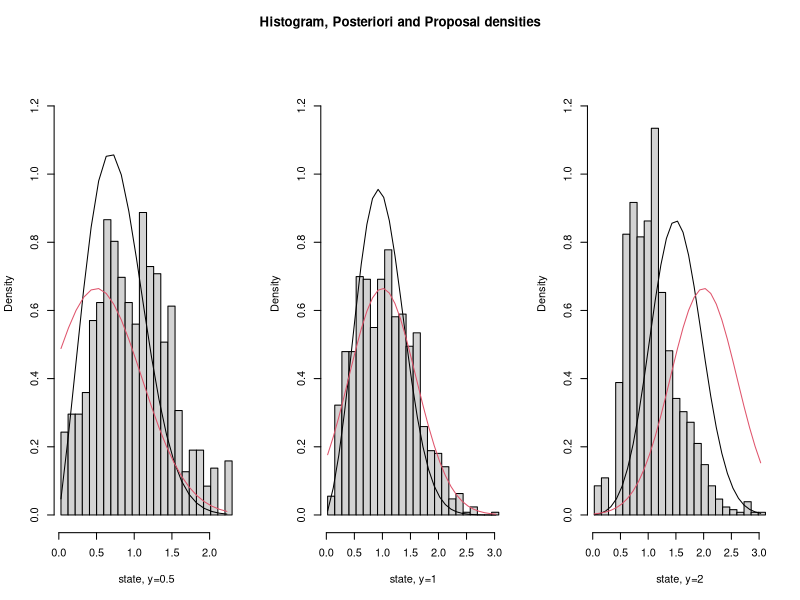

Source code (R):
# Imported from Assignment
dposterior <- function(x, y, scale = 1.2, sd = .6) {
  # x: evaluation points of the density
  # y: observation Y=y (length 1),
  # scale: scale parameter of Weibull prior (shape=2 fixed)
  # sd: standard deviation of Gaussian error (mean=0 fixed) 
  a <- 1/2*1/sd^2
  c <- 1/scale^2
  erf <- function(x) 2*pnorm(x*sqrt(2)) - 1
  k <- ifelse(x >= 0, x * exp( -a * (x-y)^2 - c*x^2 ), 0) 
  n <- exp(-a*(y^2))*(sqrt(pi)*a*y*exp(a^2*y^2/(a+c))*(erf(a*y/sqrt(a+c))+1)+sqrt(a+c))/(2*(a+c)^(3/2))
  return(k/n)
}

MetropolisHasting <- function(N, y){
  MC <- rep(0, N+1)
  acc <- rep(0, N)
  MC[1] <- y
  for (n in 1:N) {
    X <- rnorm(1, mean=y, sd=0.6)
    acc[n] <- min(1, dweibull(X, shape=2, scale=1.2)/dweibull(MC[n], shape=2, scale=1.2)*dnorm(MC[n], mean=y, sd=0.6)/dnorm(X, mean=y, sd=0.6))
    u <- runif(1, min=0, max=1)
    MC[n+1] <- X*(u<=acc[n]) + MC[n]*(u>acc[n])
  }
  return(list(MC, acc))
}


N <- 1000
burn_in <- 1000

MC_a <- MetropolisHasting(burn_in+N, 0.5)
acc_a <- mean(MC_a[[2]][-c(1:burn_in)])
MC_a <- MC_a[[1]][-c(1:burn_in)]
MC_b <- MetropolisHasting(burn_in+N, 1)
acc_b <- mean(MC_b[[2]][-c(1:burn_in)])
MC_b <- MC_b[[1]][-c(1:burn_in)]
MC_c <- MetropolisHasting(burn_in+N, 2)
acc_c <- mean(MC_c[[2]][-c(1:burn_in)])
MC_c <- MC_c[[1]][-c(1:burn_in)]

#dev.off()
#plot(1:(N+1), MC_a, "l", col=1, xlab="nth step", ylab="state")
#lines(1:(N+1), MC_b, col=2)
#lines(1:(N+1), MC_c, col=3)
#title(main="MC  with Metropolis Hasting")
#legend("topright", legend=c("y=0.5", "y=1", "y=2"), col=c(1,2,3), pch=16)

par(mfrow=c(1, 3))
# given observation y=0.5
hist(MC_a, ylim=c(0,1.3), probability=T, xlab="state, y=0.5", main="", breaks = seq(min(MC_a), max(MC_a), length.out = 25))
lines(seq(min(MC_a), max(MC_a), 0.1), dposterior(seq(min(MC_a), max(MC_a), 0.1), 0.5), col=1)
lines(seq(min(MC_a), max(MC_a), 0.1), dnorm(seq(min(MC_a), max(MC_a), 0.1), 0.5, 0.6), col=2)
# given observation y=1
hist(MC_b, ylim=c(0,1.3), probability=T, xlab="state, y=1", main="", breaks = seq(min(MC_b), max(MC_b), length.out = 25))
lines(seq(min(MC_b), max(MC_b), 0.1), dposterior(seq(min(MC_b), max(MC_b), 0.1), 1), col=1)
lines(seq(min(MC_b), max(MC_b), 0.1), dnorm(seq(min(MC_b), max(MC_b), 0.1), 1, 0.6), col=2)
# given observation y=2
hist(MC_c, ylim=c(0,1.3), probability=T, xlab="state, y=2", main="", breaks = seq(min(MC_c), max(MC_c), length.out = 25))
lines(seq(min(MC_c), max(MC_c), 0.1), dposterior(seq(min(MC_c), max(MC_c), 0.1), 2), col=1)
lines(seq(min(MC_c), max(MC_c), 0.1), dnorm(seq(min(MC_c), max(MC_c), 0.1), 2, 0.6), col=2)
title("Histogram, Posteriori and Proposal densities", line = - 2, outer = TRUE)

print(paste0("Acceptance rate for y=0.5: ", acc_a))
print(paste0("Acceptance rate for y=1: ", acc_b))
print(paste0("Acceptance rate for y=2: ", acc_c))


